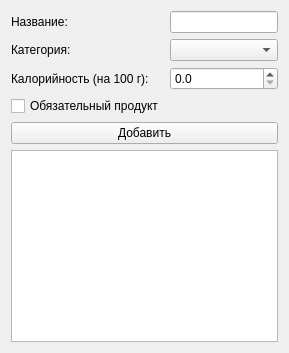
<?xml version="1.0" encoding="UTF-8"?>
<ui version="4.0">
 <class>ProductWidget</class>
 <widget class="QWidget" name="ProductWidget">
  <property name="windowTitle">
   <string>Продукты</string>
  </property>
  <layout class="QVBoxLayout" name="verticalLayout">
   <item>
    <layout class="QFormLayout" name="formLayout">
     <item row="0" column="0">
      <widget class="QLabel" name="labelName">
       <property name="text">
        <string>Название:</string>
       </property>
      </widget>
     </item>
     <item row="0" column="1">
      <widget class="QLineEdit" name="editName"/>
     </item>
     <item row="1" column="0">
      <widget class="QLabel" name="labelCategory">
       <property name="text">
        <string>Категория:</string>
       </property>
      </widget>
     </item>
     <item row="1" column="1">
      <widget class="QComboBox" name="comboCategory"/>
     </item>
     <item row="2" column="0">
      <widget class="QLabel" name="labelCalories">
       <property name="text">
        <string>Калорийность (на 100 г):</string>
       </property>
      </widget>
     </item>
     <item row="2" column="1">
      <widget class="QDoubleSpinBox" name="editCalories">
       <property name="maximum">
        <double>2000.00</double>
       </property>
       <property name="decimals">
        <number>1</number>
       </property>
      </widget>
     </item>
     <item row="3" column="0">
      <widget class="QCheckBox" name="checkIsRequired">
       <property name="text">
        <string>Обязательный продукт</string>
       </property>
      </widget>
     </item>
    </layout>
   </item>
   <item>
    <widget class="QPushButton" name="btnAddProduct">
     <property name="text">
      <string>Добавить</string>
     </property>
    </widget>
   </item>
   <item>
    <widget class="QTableWidget" name="tableProducts"/>
   </item>
  </layout>
 </widget>
 <resources/>
 <connections/>
</ui>
